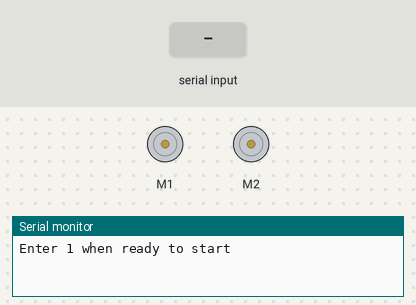
Recording of a sketch running on a simulated Arduino Uno, built with avr-gcc and run on an emulated ATmega328P. Shown: 2 × DC motor (green arrow = forward, orange = backward, longer = faster), the last lines printed to the serial monitor. Inputs (shaded band) come from the test bench.

Above: at 1.2 s.
1.3 s: "30,150\n" received over Serial
At 2.4 s:
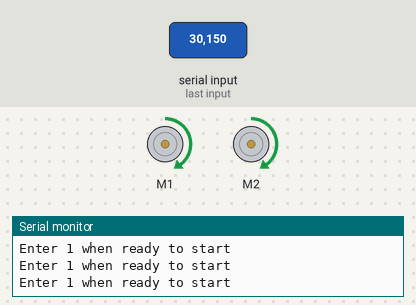
At 4.8 s:
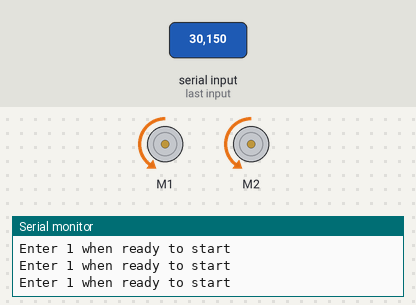
5.8 s: "1\n" received over Serial
Timing chart, 0 to 14.8 s (numbered marks = the images above; inputs shaded):
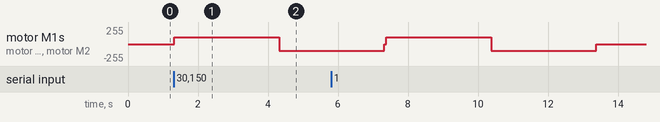

The sketch:

loadingTester.ino
```cpp
#include <RedBot.h>

RedBotMotors loadingMotors;

const int LOADING_TIME = 3000;

void setup() {
  // put your setup code here, to run once:
  Serial.begin(9600);

//  loadingMotors.drive(255);
//    delay(LOADING_TIME);
//    loadingMotors.drive(-255);
//    delay(LOADING_TIME);
//    loadingMotors.stop();
}

void loop() {
  int start = 0;
  // put your main code here, to run repeatedly:
  Serial.println("Enter 1 when ready to start");

  while(Serial.available() == 0) {}
  start = Serial.read() - 48;

  if(start == 1)
  {
    loadingMotors.drive(100);
    delay(LOADING_TIME);
    loadingMotors.drive(-100);
    delay(LOADING_TIME);
    loadingMotors.stop();
  }
  start = 0;

}
```

Measured:
- after the input at 1.3 s, motor M1, motor M2: stopped → forward 99/255 at once, → backward 99/255 3.0 s later
